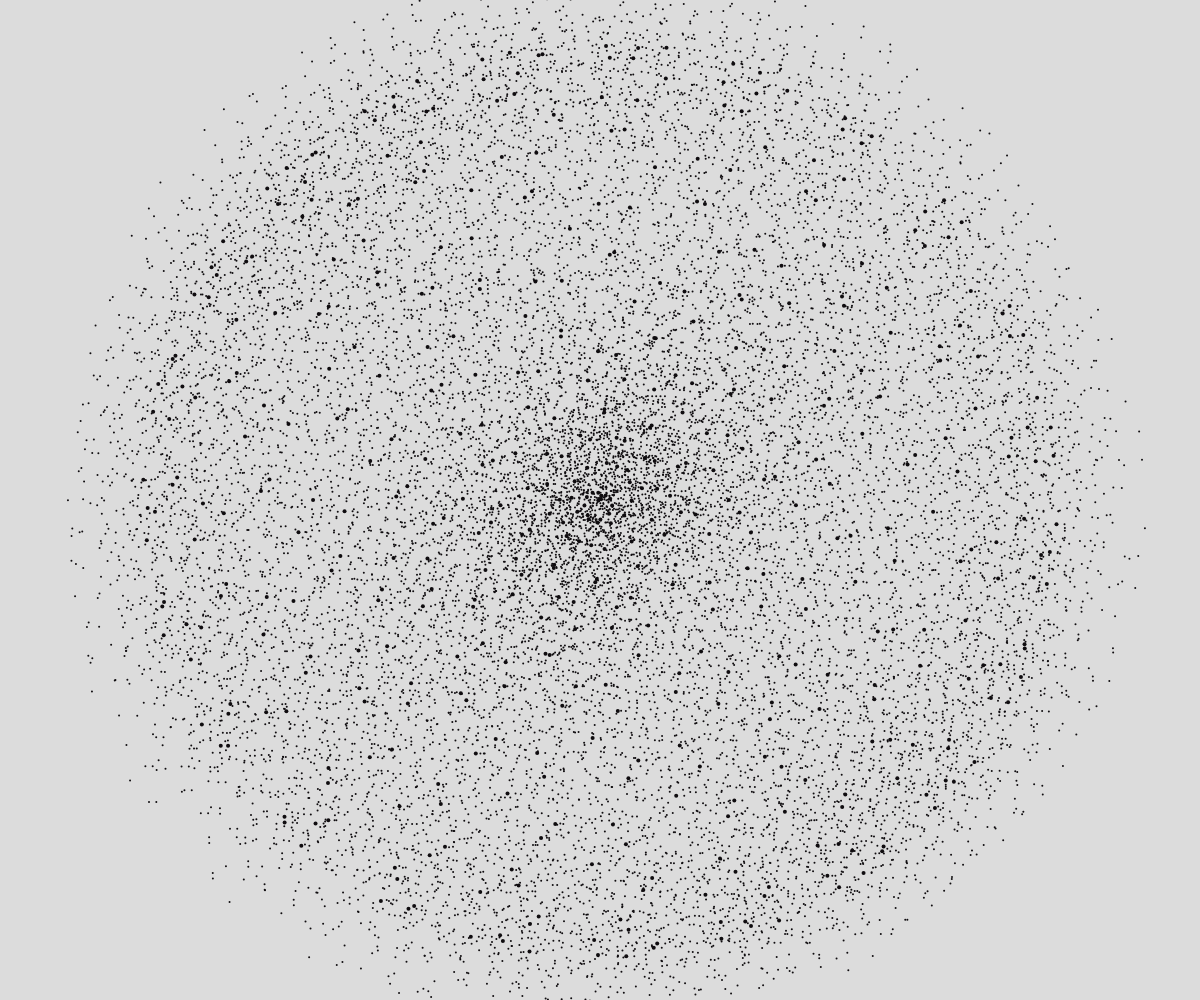
Frame 1 (no input)
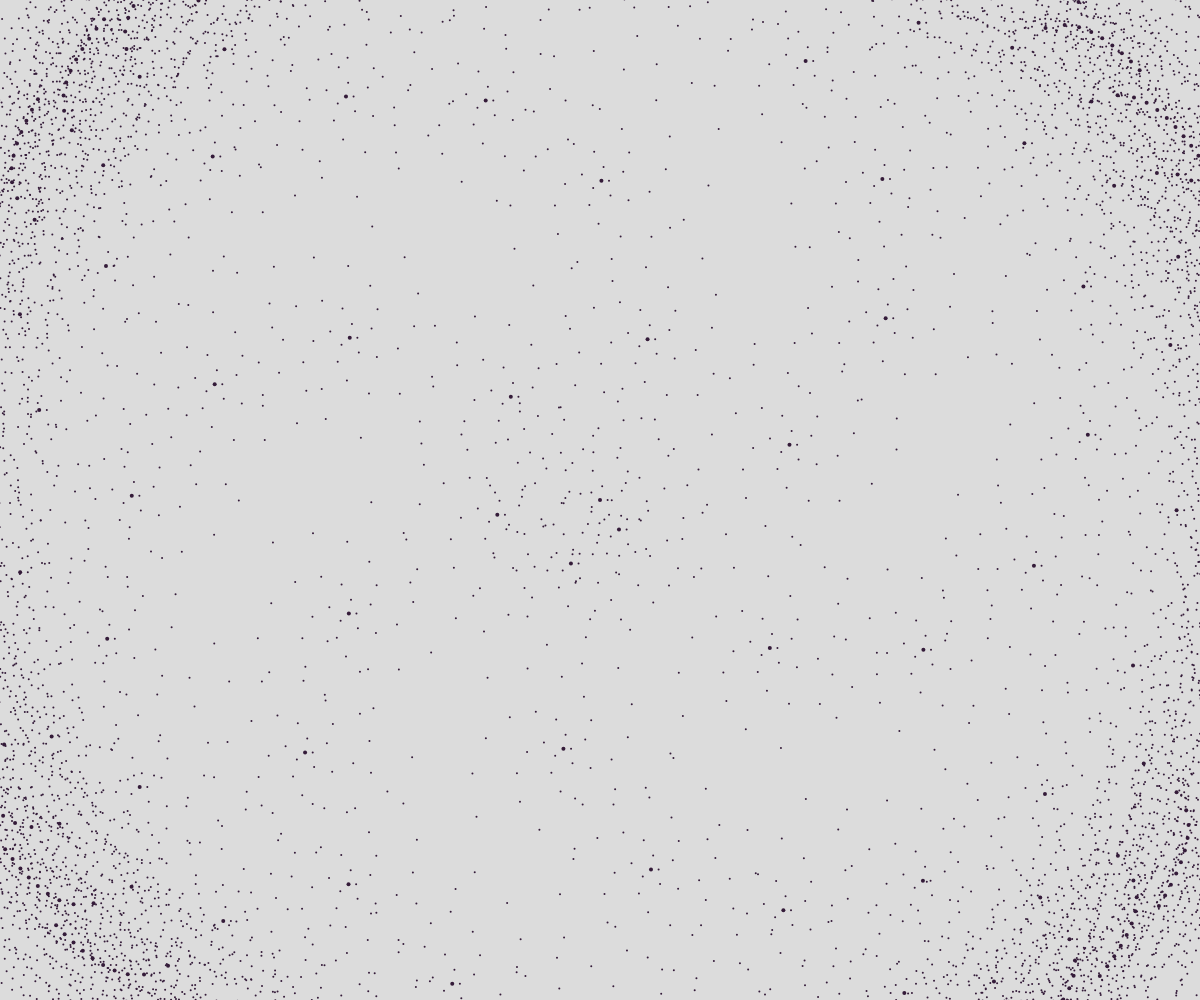
Frame 2 (the mouse pressed at the canvas centre, redrawn once)

The p5.js sketch that drew these frames (run headless with seeded random() and noise() and a simulated clock; the mouse was pressed at the canvas centre and the sketch redrawn once):

// p5.js sketch
// ── sketch.js
// Just a copy of https://dailygenerative.art.blog/2019/11/22/rose/
let r;
const iterations = 500;

function setup() {
  createCanvas(windowWidth, windowHeight);
}

function draw() {
  clear();
  background(220);
  push();
  translate(windowWidth / 2, windowHeight / 2);
  // Initialize all values
  const a = random(100, windowWidth / 2);
  const k = int(random(1, 80)) / 8;
  const yo = random(2, 6);
  const aa = random(0.5);
  const b = random(10);
  const c = dullColour(40, 10, 60);

  const variant = Math.ceil(random(0, 4));
  console.log(
    'SELECTED VARIANT: ',
    variant,
    variant == 1
      ? 'sin'
      : variant == 2
      ? 'cos'
      : variant == 3
      ? 'tan'
      : variant == 4
      ? 'atan'
      : undefined,
  );

  for (let t = 0; t < iterations; t += 1) {
    // r = sqrt(2 * pow(a, 2) * cos(2 * t) * sin(3 * t) + pow(tan(t), 2));
    if (variant === 1) {
      r = a * sin(t * k + yo);
    }
    if (variant === 2) {
      r = a * cos(t * k + yo);
    }
    if (variant === 3) {
      r = a * tan(t * k + yo);
    }
    if (variant === 4) {
      r = a * atan(t * k * 0.01);
    }
    const x = r * cos(t);
    const y = r * sin(t);
    ellipseMode(CENTER);
    noStroke();
    fill(c);
    ellipse(x, y, 4, 4);
    push();
    translate(x, y);
    for (let u = 0; u < iterations; u += 15) {
      const rr = u * aa + b;
      const xx = rr * cos(u);
      const yy = rr * sin(u);
      ellipse(xx, yy, 2, 2);
      // console.log(t + ' ' + u);
    }
    pop();
  }
  noLoop();
  pop();
}

function mouseClicked() {
  draw();
}

function dullColour(spread, min, max) {
  const x = random(min, max);
  const col = color(
    constrain(x + random(spread) - spread / 2, 0, 255),
    constrain(x + random(spread) - spread / 2, 0, 255),
    constrain(x + random(spread) - spread / 2, 0, 255),
  );
  return col;
}
